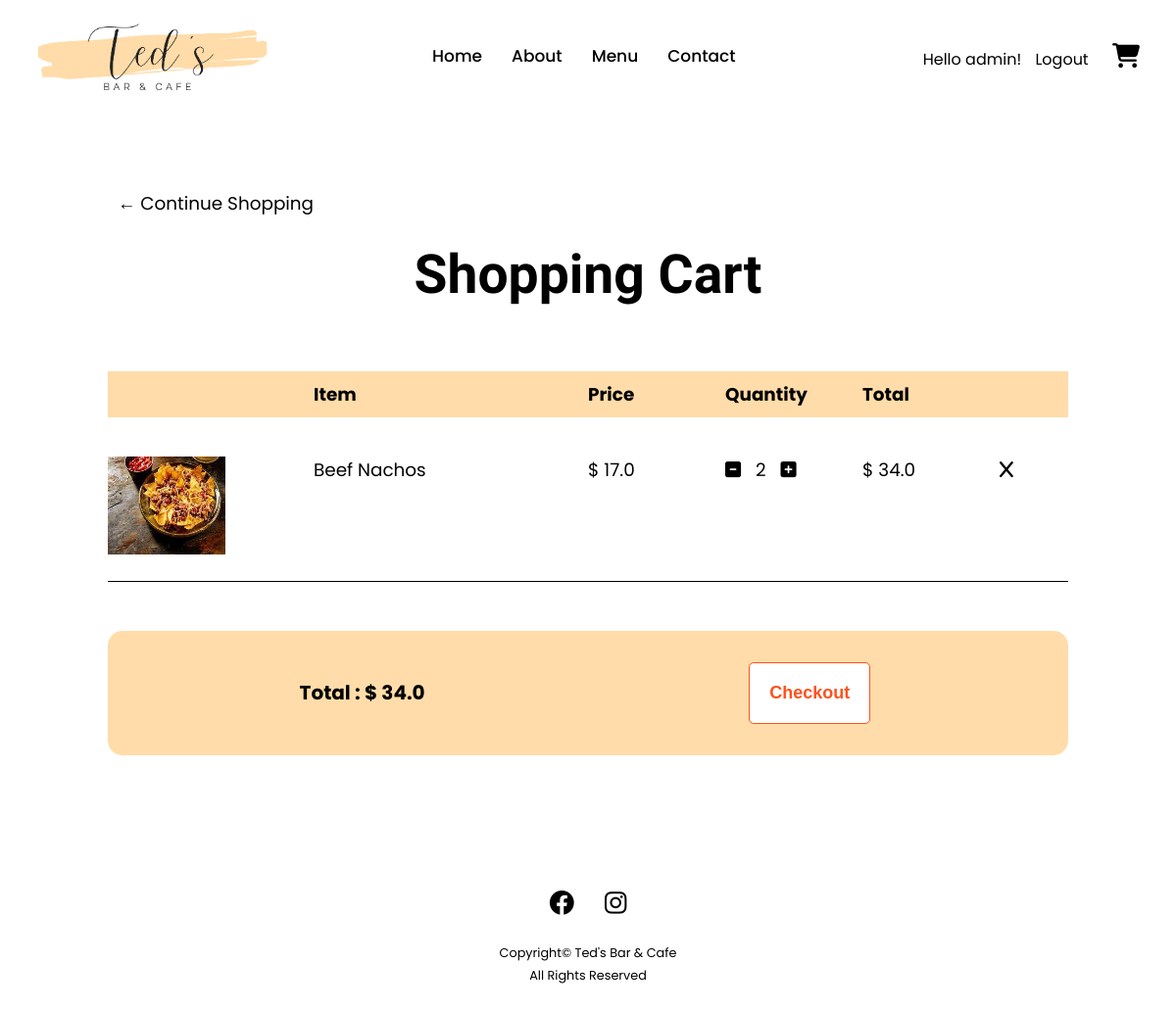
The app's page /cart/ (signed in) with its own data.
### core/models.py (models this page shows, shortened)
class Cart(models.Model):
    user = models.ForeignKey(User, on_delete=models.CASCADE)
    item = models.ForeignKey(Item, on_delete= models.CASCADE)
    quantity = models.PositiveIntegerField(default=1)
    @property
    def total_cost(self):
        return self.quantity * self.item.price

class Item(models.Model):
    name = models.CharField(max_length=200)
    price = models.FloatField(null=True)
    description = models.TextField(blank=True,null=True)
    image = models.ImageField(upload_to='item_images',blank=True,null=True)

### core/views.py (the view)
# urls.py: path('cart/',views.cart, name='cart'),
@login_required(login_url='login')
def cart(request):
    user = request.user
    cart = Cart.objects.filter(user=user)
    total_amount = 0
    for p in cart:
        value = p.quantity * p.item.price
        total_amount = total_amount + value
    return render(request,'core/cart.html',locals())

### core/templates/core/cart.html (shortened to what this page needs)
{% extends 'core/base.html' %}
{% load static %}
{% block content %}
<div class="cart">
        <div class="cart-element">
            <div class="cart-btns">
                <a href="{% url 'menu' %}">&#x2190; Continue Shopping</a></button>
            </div>
            <br>
            <div class="cart-header">
                <h1>Shopping Cart</h1>
            </div>
        </div>
        <br>
        <div class="cart-element">
            <div class="cart-firstrow">
                <div style="flex:1.5"></div>
                <div style="flex:2"><strong>Item</strong></div>
                <div style="flex:1"><strong>Price</strong></div>
                <div style="flex:1"><strong>Quantity</strong></div>
                <div style="flex:1"><strong>Total</strong></div>
                <div style="flex:0.5"></div>
            </div>
            {% for c in cart%}
            <div class="cart-row">
                <div style="flex:1.5"><img class="row-image" src="{{c.item.image.url}}"></div>
                <div style="flex:2">{{c.item.name}}</div>
                <div style="flex:1">$ {{c.item.price}}</div>
                <div style="flex:1">
                    <a class="minus-cart" pid={{c.item.id}}><i class="fa-solid fa-square-minus"></i></a>
                    <p class="quantity">{{c.quantity}}</p>
                    <a class="plus-cart" pid={{c.item.id}}><i class="fa-solid fa-square-plus"></i></a>
                </div>
                <div style="flex:1">$ {{c.total_cost}}</div>
                <div style="flex:0.5">
                    <a class="remove-btn" pid={{c.item.id}}><i class="fa-solid fa-x"></i></a>
                </div>
            </div>
            {% endfor %}
            <table class="table">
                <tr>
                    <th><p>Total : $ <span id="total_amount">{{total_amount}}</span></p></th>
                    <th>
                        <a href="{% url 'checkout'%}"><button class="checkout-btns">Checkout</button></a>
                    </th>
                </tr>
            </table>
        </div>
</div>
{% endblock content%}

### core/templates/core/base.html (shortened to what this page needs)
<!DOCTYPE html>
{% load static %}
<html lang="en">
<head>
    <link rel="stylesheet" href="https://cdnjs.cloudflare.com/ajax/libs/font-awesome/6.2.0/css/all.min.css" />
    <link rel="stylesheet" type="text/css" href="{% static 'css/style.css' %}">
</head>
<body>
    <div class="container">
        <div class="nav">
            <div class="logo">
                <a href="{% url 'home' %}"><img src="{% static 'images/logo.png' %}"></a>
            </div>
            <ul>
                <li><a href="{% url 'home' %}">Home</a></li>
                <li><a href="{% url 'about' %}">About</a></li>
                <li><a href="{% url 'menu' %}">Menu</a></li>
                <li><a href="{% url 'contact' %}">Contact</a></li>
            </ul>
            <div>
                {% if request.user.is_authenticated %}
                    <span>Hello {{user.username}}! </span>
                    <span><a href="{% url 'logout' %}" class="logout-msg">Logout</a></span>
                {% else %}
                    <a href="{% url 'login' %}"><button class="btns">Login</button></a>
                    <a href="{% url 'register' %}"><button class="btns">Register</button></a>
                {% endif %}
                <a href="{% url 'cart' %}"><i class="fa-solid fa-cart-shopping cart-icon"></i></a>
            </div>
        </div>
        {% block content %}
        {% endblock content %}
    </div>
</body>
<footer>
    <div class="footer">
    <div class="row">
    <a href="#"><i class="fa-brands fa-facebook"></i>
    </a>
    <a href="#"><i class="fa-brands fa-instagram"></i></a>
    </div>
    <div class="row">
        <p>Copyright© Ted's Bar & Cafe</p>
        <p>All Rights Reserved</p>
    </div>
    </div>
    </footer>
</html>

### static/css/style.css (style rules this page uses)
* { margin:0; padding:0; box-sizing:border-box; }
body { margin:0px; background-color: #ffdca9; font-family: 'Poppins', sans-serif; }
.nav { width:100%; background-color: white; display:flex; justify-content: space-between; align-items:center; padding:0 30px; }
.logo img { width:250px; }
.nav ul { display:flex; list-style: none; }
.nav ul li { margin-right:30px; }
.nav ul li a { text-decoration:none; color:black; font-weight: 500; font-size:17px; }
.cart-icon { width:35px; font-size:25px; color:black; margin:10px; padding:10px; }
.logout-msg { text-decoration: none; color:black; margin-left:10px; }
.footer { background:white; margin:0; padding: 5px 0; text-align:center; }
.footer .row { margin:1% 0%; padding:5px 0; font-size:0.8em; }
.footer .row p { margin-bottom:5px; }
.footer .row a { font-size:2em; margin:0% 1%; text-decoration:none; color:black; }
.cart { background-color: white; padding:5%; font-size:1.15em; }
.cart-btns a { color:black; text-decoration: none; padding:10px 10px; border-radius: 10px; }
.cart-element { display:flex; flex-direction: column; justify-content: space-between; margin:20px; padding: 0 30px; }
.cart-header h1 { font-family: 'Kaushan Script', cursive; text-align: center; font-size:3em; }
.cart-firstrow { display:flex; align-items: flex-stretch; background-color: #ffdca9; margin-bottom:20px; padding:10px 0; }
.cart-row { display: flex; align-items: flex-stretch; margin: 20px 0; padding-bottom: 20px; border-bottom: 1px solid black; }
.checkout-btns { background:white; color:#ff511c; border:1px solid #ff511c; border-radius:5px; margin-right:5px; padding:20px 20px; cursor: pointer; font-weight:600; font-size:18px; }
.cart-element .table { background-color: #ffdca9; border-radius: 15px; margin:30px 0; padding:30px; font-size:20px; }
.quantity { display: inline-block; padding-right:10px; }
.cart-row .row-image { width:120px; height:100px; }
.cart-row .remove-btn { cursor:pointer; font-weight:bold; }
.minus-cart, .plus-cart { cursor:pointer; margin-right:10px; }

### records on screen
Cart: item.image (picture), item.name "Beef Nachos", item.price "17.0", quantity "2", total_cost "34.0"

### other values on screen
{{ user.username }} "admin"
{{ total_amount }} "34.0"
